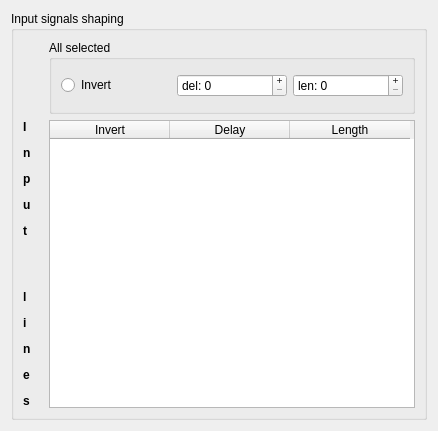
<?xml version="1.0" encoding="UTF-8"?>
<ui version="4.0">
 <class>DofiInputsWidget</class>
 <widget class="QWidget" name="DofiInputsWidget">
  <property name="geometry">
   <rect>
    <x>0</x>
    <y>0</y>
    <width>438</width>
    <height>431</height>
   </rect>
  </property>
  <property name="windowTitle">
   <string>DofiInputWidget</string>
  </property>
  <layout class="QGridLayout" name="gridLayout_2">
   <item row="0" column="0">
    <widget class="QGroupBox" name="InputsGroupBox">
     <property name="title">
      <string>Input signals shaping</string>
     </property>
     <layout class="QGridLayout" name="gridLayout">
      <item row="0" column="0">
       <spacer name="verticalSpacer">
        <property name="orientation">
         <enum>Qt::Vertical</enum>
        </property>
        <property name="sizeHint" stdset="0">
         <size>
          <width>20</width>
          <height>63</height>
         </size>
        </property>
       </spacer>
      </item>
      <item row="0" column="1">
       <widget class="QGroupBox" name="AllInputShape_groupBox">
        <property name="title">
         <string>All selected</string>
        </property>
        <layout class="QHBoxLayout" name="horizontalLayout">
         <item>
          <widget class="QRadioButton" name="All_Invertradio_Button">
           <property name="toolTip">
            <string>&lt;html&gt;&lt;head/&gt;&lt;body&gt;&lt;p&gt;Change all selected inputs in table to this inverted state.&lt;/p&gt;&lt;p&gt;Selection of full invert column can be done by clicking column header.&lt;/p&gt;&lt;p&gt;Additionally, extended selection is supported using Ctrl+mouse.&lt;/p&gt;&lt;/body&gt;&lt;/html&gt;</string>
           </property>
           <property name="text">
            <string>Invert</string>
           </property>
           <property name="autoExclusive">
            <bool>false</bool>
           </property>
          </widget>
         </item>
         <item>
          <widget class="QSpinBox" name="All_delay_spinBox">
           <property name="toolTip">
            <string>&lt;html&gt;&lt;head/&gt;&lt;body&gt;&lt;p&gt;Change all selected inputs in table to this delay value.&lt;/p&gt;&lt;p&gt;Selection of full deleay column can be done by clicking column header.&lt;/p&gt;&lt;p&gt;Additionally, extended selection is supported using Ctrl+mouse.&lt;/p&gt;&lt;/body&gt;&lt;/html&gt;</string>
           </property>
           <property name="buttonSymbols">
            <enum>QAbstractSpinBox::PlusMinus</enum>
           </property>
           <property name="specialValueText">
            <string/>
           </property>
           <property name="accelerated">
            <bool>true</bool>
           </property>
           <property name="showGroupSeparator" stdset="0">
            <bool>true</bool>
           </property>
           <property name="prefix">
            <string>del: </string>
           </property>
           <property name="maximum">
            <number>16777215</number>
           </property>
          </widget>
         </item>
         <item>
          <widget class="QSpinBox" name="All_length_spinBox">
           <property name="toolTip">
            <string>&lt;html&gt;&lt;head/&gt;&lt;body&gt;&lt;p&gt;Change all selected inputs in table to this pulse length.&lt;/p&gt;&lt;p&gt;Selection of full length column can be done by clicking column header.&lt;/p&gt;&lt;p&gt;Additionally, extended selection is supported using Ctrl+mouse.&lt;/p&gt;&lt;/body&gt;&lt;/html&gt;</string>
           </property>
           <property name="buttonSymbols">
            <enum>QAbstractSpinBox::PlusMinus</enum>
           </property>
           <property name="specialValueText">
            <string/>
           </property>
           <property name="accelerated">
            <bool>true</bool>
           </property>
           <property name="showGroupSeparator" stdset="0">
            <bool>true</bool>
           </property>
           <property name="prefix">
            <string>len: </string>
           </property>
           <property name="maximum">
            <number>16777215</number>
           </property>
          </widget>
         </item>
        </layout>
       </widget>
      </item>
      <item row="1" column="0">
       <widget class="QLabel" name="InputShapesLabel">
        <property name="text">
         <string>&lt;html&gt;&lt;head/&gt;&lt;body&gt;&lt;p&gt;&lt;span style=&quot; font-weight:600;&quot;&gt;I&lt;/span&gt;&lt;/p&gt;&lt;p&gt;&lt;span style=&quot; font-weight:600;&quot;&gt;n&lt;/span&gt;&lt;/p&gt;&lt;p&gt;&lt;span style=&quot; font-weight:600;&quot;&gt;p&lt;/span&gt;&lt;/p&gt;&lt;p&gt;&lt;span style=&quot; font-weight:600;&quot;&gt;u&lt;/span&gt;&lt;/p&gt;&lt;p&gt;&lt;span style=&quot; font-weight:600;&quot;&gt;t&lt;/span&gt;&lt;/p&gt;&lt;p&gt;&lt;span style=&quot; font-weight:600;&quot;&gt;&lt;br/&gt;&lt;/span&gt;&lt;/p&gt;&lt;p&gt;&lt;span style=&quot; font-weight:600;&quot;&gt;l&lt;/span&gt;&lt;/p&gt;&lt;p&gt;&lt;span style=&quot; font-weight:600;&quot;&gt;i&lt;/span&gt;&lt;/p&gt;&lt;p&gt;&lt;span style=&quot; font-weight:600;&quot;&gt;n&lt;/span&gt;&lt;/p&gt;&lt;p&gt;&lt;span style=&quot; font-weight:600;&quot;&gt;e&lt;/span&gt;&lt;/p&gt;&lt;p&gt;&lt;span style=&quot; font-weight:600;&quot;&gt;s&lt;/span&gt;&lt;/p&gt;&lt;/body&gt;&lt;/html&gt;</string>
        </property>
        <property name="indent">
         <number>-2</number>
        </property>
       </widget>
      </item>
      <item row="1" column="1">
       <widget class="QTableWidget" name="InputsTableWidget">
        <attribute name="horizontalHeaderDefaultSectionSize">
         <number>120</number>
        </attribute>
        <column>
         <property name="text">
          <string>Invert</string>
         </property>
        </column>
        <column>
         <property name="text">
          <string>Delay</string>
         </property>
        </column>
        <column>
         <property name="text">
          <string>Length</string>
         </property>
        </column>
       </widget>
      </item>
     </layout>
    </widget>
   </item>
  </layout>
 </widget>
 <resources/>
 <connections/>
</ui>
